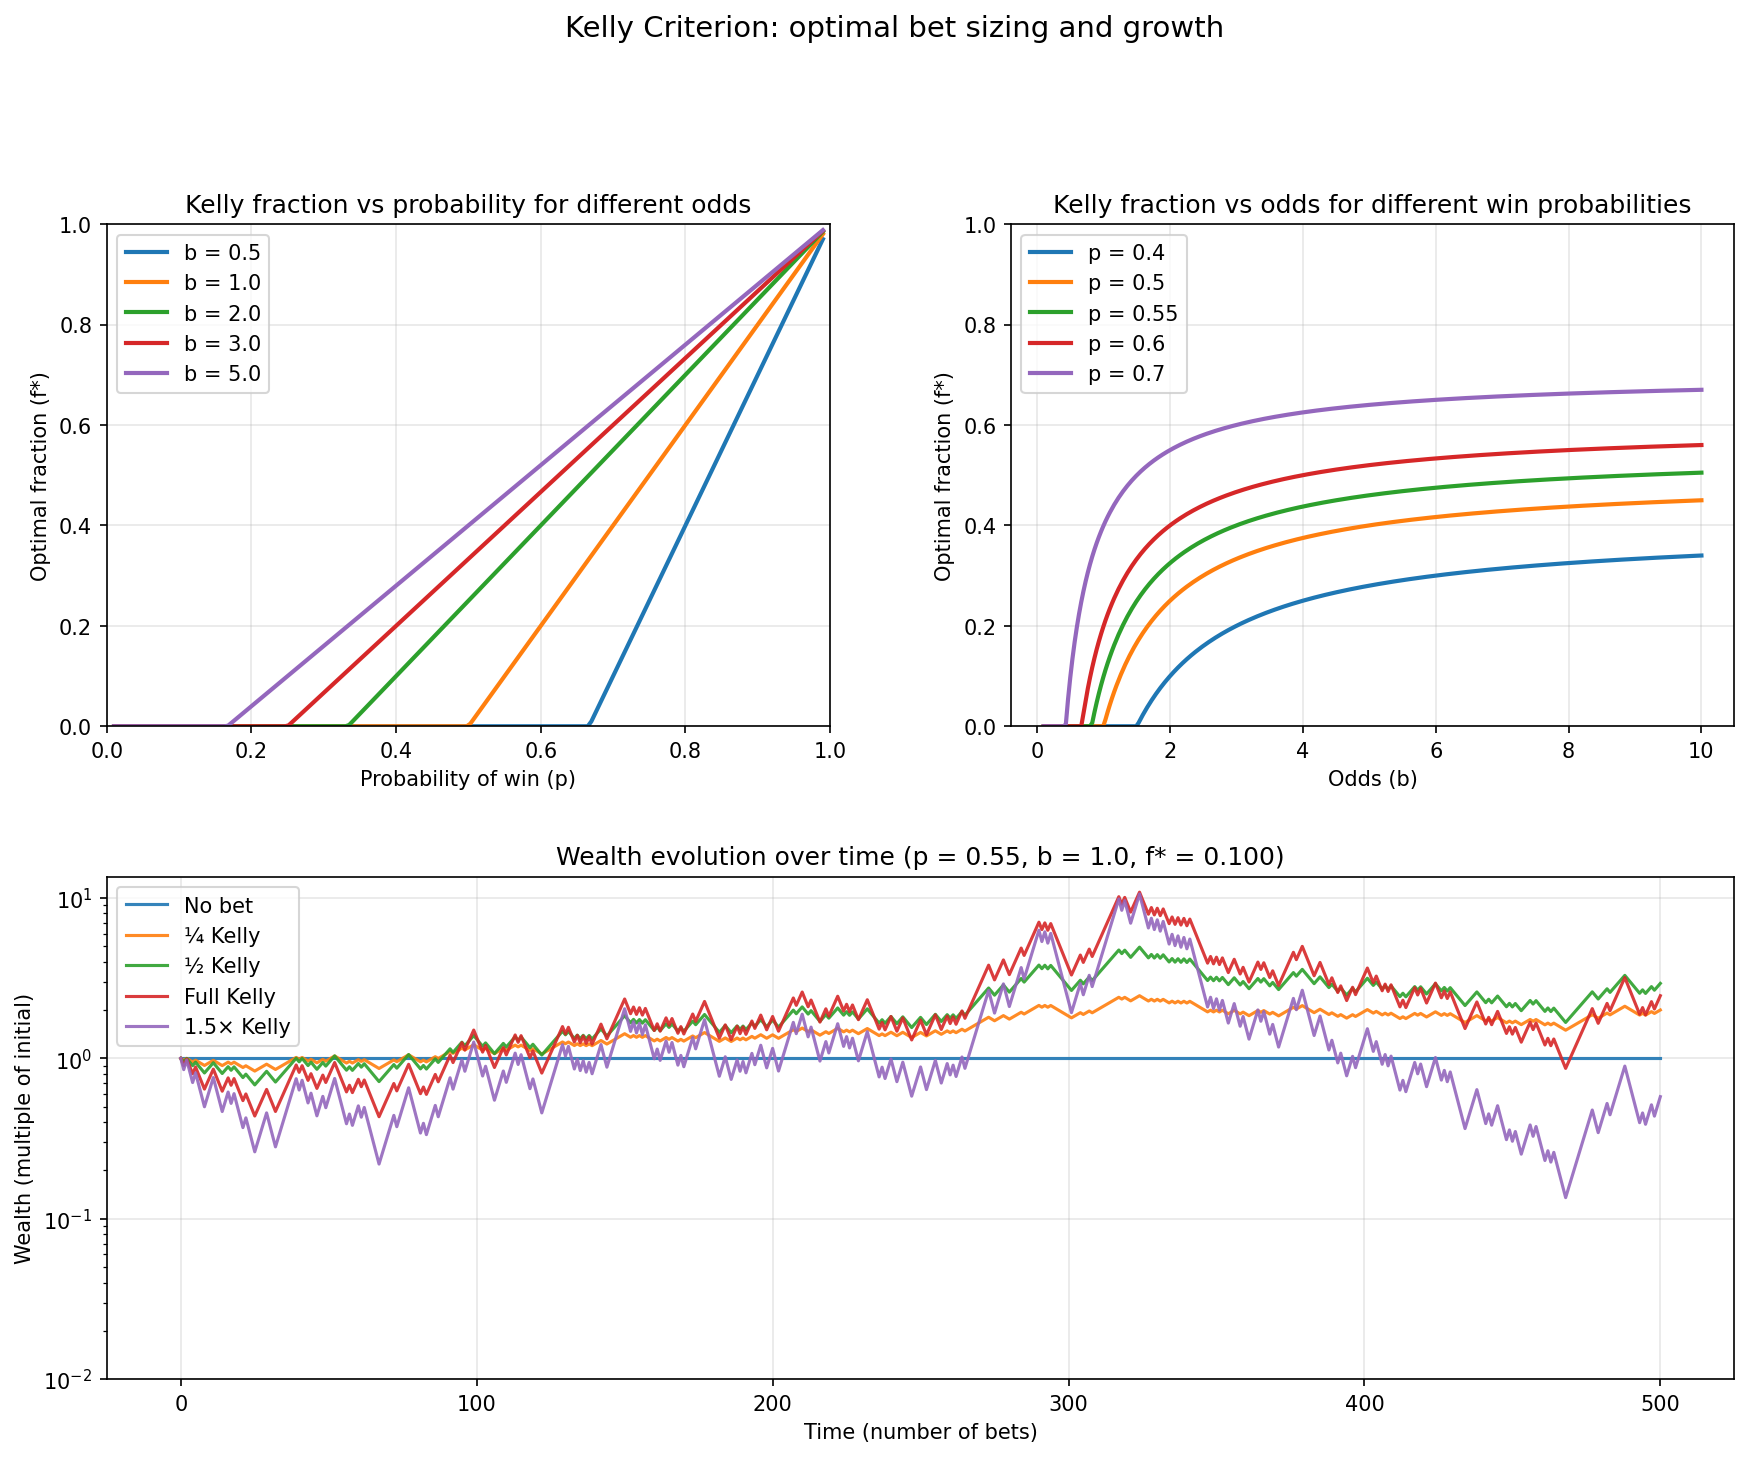

Source code (Python):
"""
Kelly Criterion Visualization
Plots: (1) Optimal fraction vs probability for different odds
       (2) Wealth evolution over time for different bet fractions

Run: python kelly_criterion_plots.py
Use --no-show to only save the PNG and exit (e.g. in terminals without display).
"""

import argparse
import os
import numpy as np
import matplotlib
import matplotlib.pyplot as plt
from matplotlib.gridspec import GridSpec


def kelly_fraction(p: float, b: float) -> float:
    """
    Kelly criterion: optimal fraction of bankroll to bet.
    p = probability of win, b = decimal odds - 1 (net profit per unit when you win).
    f* = (p*b - q) / b = p - (1-p)/b
    """
    q = 1 - p
    if b <= 0:
        return 0.0
    f = (p * b - q) / b
    return max(0.0, min(1.0, f))  # clamp to [0, 1]


def simulate_wealth(
    p: float, b: float, f: float, n_trials: int, initial_wealth: float = 1.0, seed: int | None = 42
) -> np.ndarray:
    """
    Simulate wealth over n_trials with fixed fraction f (win with prob p, odds b).
    If seed is None, uses OS entropy for a fresh random sequence every time.
    """
    wealth = np.zeros(n_trials + 1)
    wealth[0] = initial_wealth
    # None => nondeterministic seed from OS (different every run)
    rng = np.random.default_rng(seed)
    for t in range(n_trials):
        bet_size = wealth[t] * f
        win = rng.random() < p
        if win:
            wealth[t + 1] = wealth[t] + bet_size * b
        else:
            wealth[t + 1] = wealth[t] - bet_size
    return wealth


def run_kelly_experiments(
    p: float = 0.55,
    b: float = 1.0,
    n_trials: int = 50000,
    n_curves: int = 10,
    n_images: int = 10,
    output_dir: str = "kelly_experiments",
    show_plot: bool = True,
) -> list[str]:
    """
    Draw n_images separate figures. Each figure shows multiple Kelly multiplier curves
    (0.1×–1.0×, 0.9×, 1.5×, 1.9×, 2×, 2.1×, 4× Kelly, and All in). Each simulation uses
    OS entropy (no fixed seed), so you get a fresh random outcome every time.
    """
    os.makedirs(output_dir, exist_ok=True)
    f_star = kelly_fraction(p, b)
    ev_per_unit = p * b - (1 - p)
    # Always print so user sees actual p, b (CLI overrides function defaults)
    print(f"Run params: p={p}, b={b} => f*={f_star:.4f}, EV={ev_per_unit:.4f}")
    if b <= 0 or ev_per_unit <= 0:
        print("Warning: no positive edge (b<=0 or EV<=0). Wealth cannot grow.")
    # Base: 5 points from 0.1× to 1.0×; then 1.5×, 1.9×, 2×, 2.1×, 4× Kelly, and All in
    base_multiples = np.linspace(0.1, 1.0, 5)
    curve_specs = [(f"{m:.1f}× Kelly", m * f_star) for m in base_multiples]
    for m in [1.5, 1.9, 2.0, 2.1, 4.0]:
        curve_specs.append((f"{m}× Kelly" if m == int(m) else f"{m}× Kelly", m * f_star))
    curve_specs.append(("All in", 1.0))
    out_paths = []

    for img in range(n_images):
        fig, ax = plt.subplots(figsize=(10, 6))
        for label, f in curve_specs:
            f_clamped = min(f, 1.0)
            wealth = simulate_wealth(p, b, f_clamped, n_trials, seed=None)
            ax.plot(wealth, label=label, lw=1.5, alpha=0.9)
        ax.set_xlabel("Time (number of bets)")
        ax.set_ylabel("Wealth (multiple of initial)")
        ax.set_title(f"Kelly experiments (image {img + 1}): p = {p}, b = {b}, f* = {f_star:.3f}")
        ax.legend(loc="upper left", ncol=3, fontsize=8)
        ax.grid(True, alpha=0.3)
        ax.set_yscale("log")
        ax.set_ylim(0.01, None)

        out_path = os.path.join(output_dir, f"kelly_experiments_{img + 1:02d}.png")
        fig.savefig(out_path, dpi=150, bbox_inches="tight")
        out_paths.append(out_path)
        print(f"Saved {out_path}")
        plt.close(fig)

    if show_plot and out_paths:
        fig, ax = plt.subplots(figsize=(10, 6))
        for label, f in curve_specs:
            f_clamped = min(f, 1.0)
            wealth = simulate_wealth(p, b, f_clamped, n_trials, seed=None)
            ax.plot(wealth, label=label, lw=1.5, alpha=0.9)
        ax.set_xlabel("Time (number of bets)")
        ax.set_ylabel("Wealth (multiple of initial)")
        ax.set_title(f"Kelly experiments (image 1): p = {p}, b = {b}, f* = {f_star:.3f}")
        ax.legend(loc="upper left", ncol=3, fontsize=8)
        ax.grid(True, alpha=0.3)
        ax.set_yscale("log")
        ax.set_ylim(0.01, None)
        plt.show()
        plt.close(fig)
    return out_paths


def main(show_plot: bool = True):
    fig = plt.figure(figsize=(14, 10))
    gs = GridSpec(2, 2, figure=fig, hspace=0.3, wspace=0.25)

    # --- Plot 1: Kelly fraction vs probability for different odds (b) ---
    ax1 = fig.add_subplot(gs[0, 0])
    p_grid = np.linspace(0.01, 0.99, 200)
    odds_list = [0.5, 1.0, 2.0, 3.0, 5.0]  # b = net profit per unit when you win
    for b in odds_list:
        f_star = np.array([kelly_fraction(p, b) for p in p_grid])
        ax1.plot(p_grid, f_star, label=f"b = {b}", lw=2)
    ax1.set_xlabel("Probability of win (p)")
    ax1.set_ylabel("Optimal fraction (f*)")
    ax1.set_title("Kelly fraction vs probability for different odds")
    ax1.legend()
    ax1.grid(True, alpha=0.3)
    ax1.set_xlim(0, 1)
    ax1.set_ylim(0, 1)

    # --- Plot 2: Kelly fraction vs odds (b) for different p ---
    ax2 = fig.add_subplot(gs[0, 1])
    b_grid = np.linspace(0.1, 10, 300)
    probs = [0.4, 0.5, 0.55, 0.6, 0.7]
    for p in probs:
        f_star = np.array([kelly_fraction(p, b) for b in b_grid])
        ax2.plot(b_grid, f_star, label=f"p = {p}", lw=2)
    ax2.set_xlabel("Odds (b)")
    ax2.set_ylabel("Optimal fraction (f*)")
    ax2.set_title("Kelly fraction vs odds for different win probabilities")
    ax2.legend()
    ax2.grid(True, alpha=0.3)
    ax2.set_ylim(0, 1)

    # --- Plot 3: Wealth over time, different fractions (single scenario) ---
    ax3 = fig.add_subplot(gs[1, :])
    p, b = 0.55, 1.0  # 55% win, even-money bet
    n_times = 500
    f_kelly = kelly_fraction(p, b)
    fractions = [0, 0.25 * f_kelly, 0.5 * f_kelly, f_kelly, 1.5 * f_kelly]
    labels = ["No bet", "¼ Kelly", "½ Kelly", "Full Kelly", "1.5× Kelly"]
    for f, label in zip(fractions, labels):
        wealth = simulate_wealth(p, b, f, n_times)
        ax3.plot(wealth, label=label, lw=1.5, alpha=0.9)
    ax3.set_xlabel("Time (number of bets)")
    ax3.set_ylabel("Wealth (multiple of initial)")
    ax3.set_title(f"Wealth evolution over time (p = {p}, b = {b}, f* = {f_kelly:.3f})")
    ax3.legend()
    ax3.grid(True, alpha=0.3)
    ax3.set_yscale("log")
    ax3.set_ylim(0.01, None)

    plt.suptitle("Kelly Criterion: optimal bet sizing and growth", fontsize=14, y=1.02)
    plt.savefig("kelly_criterion_plots.png", dpi=150, bbox_inches="tight")
    print("Saved kelly_criterion_plots.png")
    if show_plot:
        plt.show()


if __name__ == "__main__":
    parser = argparse.ArgumentParser(description="Plot Kelly criterion")
    parser.add_argument("--no-show", action="store_true", help="Only save PNG, do not open window")
    parser.add_argument(
        "--experiments",
        action="store_true",
        help="Run 10 Kelly experiments (curves for different fractions), save to kelly_experiments/",
    )
    parser.add_argument("-p", "--prob", type=float, default=0.55, help="Win probability (default: 0.55)")
    parser.add_argument("-b", "--odds", type=float, default=1.0, help="Odds b (default: 1.0)")
    parser.add_argument(
        "-o", "--output-dir", type=str, default="kelly_experiments", help="Output folder (default: kelly_experiments)"
    )
    args = parser.parse_args()
    if args.no_show:
        matplotlib.use("Agg")
    if args.experiments:
        run_kelly_experiments(
            p=args.prob,
            b=args.odds,
            output_dir=args.output_dir,
            show_plot=not args.no_show,
        )
    else:
        main(show_plot=not args.no_show)
